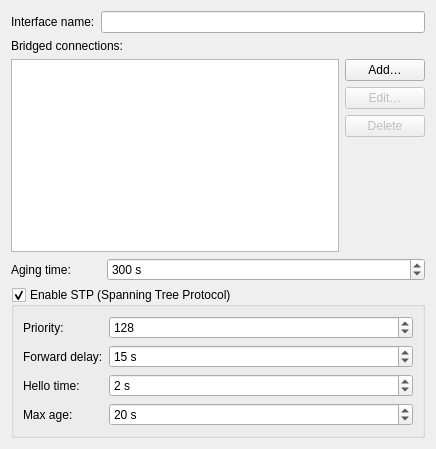
<?xml version="1.0" encoding="UTF-8"?>
<ui version="4.0">
 <author>Lukáš Tinkl &lt;ltinkl@redhat.com&gt;</author>
 <class>BridgeWidget</class>
 <widget class="QWidget" name="BridgeWidget">
  <property name="geometry">
   <rect>
    <x>0</x>
    <y>0</y>
    <width>436</width>
    <height>449</height>
   </rect>
  </property>
  <layout class="QGridLayout" name="gridLayout_2">
   <item row="0" column="0">
    <widget class="QLabel" name="label">
     <property name="text">
      <string>Interface name:</string>
     </property>
     <property name="buddy">
      <cstring>ifaceName</cstring>
     </property>
    </widget>
   </item>
   <item row="0" column="1" colspan="2">
    <widget class="KLineEdit" name="ifaceName"/>
   </item>
   <item row="1" column="0" colspan="3">
    <widget class="QLabel" name="label_7">
     <property name="text">
      <string>Bridged connections:</string>
     </property>
     <property name="buddy">
      <cstring>bridges</cstring>
     </property>
    </widget>
   </item>
   <item row="2" column="0" colspan="3">
    <layout class="QGridLayout" name="gridLayout">
     <item row="0" column="0" rowspan="4">
      <widget class="QListWidget" name="bridges">
       <property name="editTriggers">
        <set>QAbstractItemView::NoEditTriggers</set>
       </property>
       <property name="alternatingRowColors">
        <bool>true</bool>
       </property>
       <property name="uniformItemSizes">
        <bool>true</bool>
       </property>
      </widget>
     </item>
     <item row="0" column="1">
      <widget class="QPushButton" name="btnAdd">
       <property name="text">
        <string>Add…</string>
       </property>
       <property name="icon">
        <iconset theme="list-add"/>
       </property>
      </widget>
     </item>
     <item row="1" column="1">
      <widget class="QPushButton" name="btnEdit">
       <property name="enabled">
        <bool>false</bool>
       </property>
       <property name="text">
        <string>Edit…</string>
       </property>
       <property name="icon">
        <iconset theme="configure"/>
       </property>
      </widget>
     </item>
     <item row="2" column="1">
      <widget class="QPushButton" name="btnDelete">
       <property name="enabled">
        <bool>false</bool>
       </property>
       <property name="text">
        <string>Delete</string>
       </property>
       <property name="icon">
        <iconset theme="edit-delete"/>
       </property>
      </widget>
     </item>
     <item row="3" column="1">
      <spacer name="verticalSpacer">
       <property name="orientation">
        <enum>Qt::Vertical</enum>
       </property>
       <property name="sizeHint" stdset="0">
        <size>
         <width>20</width>
         <height>40</height>
        </size>
       </property>
      </spacer>
     </item>
    </layout>
   </item>
   <item row="3" column="0" colspan="2">
    <widget class="QLabel" name="label_2">
     <property name="text">
      <string>Aging time:</string>
     </property>
     <property name="buddy">
      <cstring>agingTime</cstring>
     </property>
    </widget>
   </item>
   <item row="3" column="2">
    <widget class="QSpinBox" name="agingTime">
     <property name="sizePolicy">
      <sizepolicy hsizetype="MinimumExpanding" vsizetype="Fixed">
       <horstretch>0</horstretch>
       <verstretch>0</verstretch>
      </sizepolicy>
     </property>
     <property name="suffix">
      <string comment="seconds"> s</string>
     </property>
     <property name="maximum">
      <number>999999999</number>
     </property>
     <property name="value">
      <number>300</number>
     </property>
    </widget>
   </item>
   <item row="4" column="0" colspan="3">
    <widget class="QGroupBox" name="stpGroup">
     <property name="title">
      <string>Enable STP (Spanning Tree Protocol)</string>
     </property>
     <property name="checkable">
      <bool>true</bool>
     </property>
     <layout class="QFormLayout" name="formLayout">
      <property name="verticalSpacing">
       <number>6</number>
      </property>
      <item row="0" column="0">
       <widget class="QLabel" name="label_3">
        <property name="text">
         <string>Priority:</string>
        </property>
        <property name="buddy">
         <cstring>priority</cstring>
        </property>
       </widget>
      </item>
      <item row="0" column="1">
       <widget class="QSpinBox" name="priority">
        <property name="sizePolicy">
         <sizepolicy hsizetype="MinimumExpanding" vsizetype="Fixed">
          <horstretch>0</horstretch>
          <verstretch>0</verstretch>
         </sizepolicy>
        </property>
        <property name="maximum">
         <number>999999999</number>
        </property>
        <property name="value">
         <number>128</number>
        </property>
       </widget>
      </item>
      <item row="1" column="0">
       <widget class="QLabel" name="label_4">
        <property name="text">
         <string>Forward delay:</string>
        </property>
        <property name="buddy">
         <cstring>forwardDelay</cstring>
        </property>
       </widget>
      </item>
      <item row="1" column="1">
       <widget class="QSpinBox" name="forwardDelay">
        <property name="sizePolicy">
         <sizepolicy hsizetype="MinimumExpanding" vsizetype="Fixed">
          <horstretch>0</horstretch>
          <verstretch>0</verstretch>
         </sizepolicy>
        </property>
        <property name="suffix">
         <string comment="seconds"> s</string>
        </property>
        <property name="maximum">
         <number>999999999</number>
        </property>
        <property name="value">
         <number>15</number>
        </property>
       </widget>
      </item>
      <item row="2" column="0">
       <widget class="QLabel" name="label_5">
        <property name="text">
         <string>Hello time:</string>
        </property>
        <property name="buddy">
         <cstring>helloTime</cstring>
        </property>
       </widget>
      </item>
      <item row="2" column="1">
       <widget class="QSpinBox" name="helloTime">
        <property name="sizePolicy">
         <sizepolicy hsizetype="MinimumExpanding" vsizetype="Fixed">
          <horstretch>0</horstretch>
          <verstretch>0</verstretch>
         </sizepolicy>
        </property>
        <property name="suffix">
         <string comment="seconds"> s</string>
        </property>
        <property name="maximum">
         <number>999999999</number>
        </property>
        <property name="value">
         <number>2</number>
        </property>
       </widget>
      </item>
      <item row="3" column="0">
       <widget class="QLabel" name="label_6">
        <property name="text">
         <string>Max age:</string>
        </property>
        <property name="buddy">
         <cstring>maxAge</cstring>
        </property>
       </widget>
      </item>
      <item row="3" column="1">
       <widget class="QSpinBox" name="maxAge">
        <property name="sizePolicy">
         <sizepolicy hsizetype="MinimumExpanding" vsizetype="Fixed">
          <horstretch>0</horstretch>
          <verstretch>0</verstretch>
         </sizepolicy>
        </property>
        <property name="suffix">
         <string comment="seconds"> s</string>
        </property>
        <property name="maximum">
         <number>999999999</number>
        </property>
        <property name="value">
         <number>20</number>
        </property>
       </widget>
      </item>
     </layout>
    </widget>
   </item>
  </layout>
 </widget>
 <customwidgets>
  <customwidget>
   <class>KLineEdit</class>
   <extends>QLineEdit</extends>
   <header>klineedit.h</header>
  </customwidget>
 </customwidgets>
 <tabstops>
  <tabstop>ifaceName</tabstop>
  <tabstop>bridges</tabstop>
  <tabstop>btnAdd</tabstop>
  <tabstop>btnEdit</tabstop>
  <tabstop>btnDelete</tabstop>
  <tabstop>agingTime</tabstop>
  <tabstop>stpGroup</tabstop>
  <tabstop>priority</tabstop>
  <tabstop>forwardDelay</tabstop>
  <tabstop>helloTime</tabstop>
  <tabstop>maxAge</tabstop>
 </tabstops>
 <resources/>
 <connections/>
</ui>
